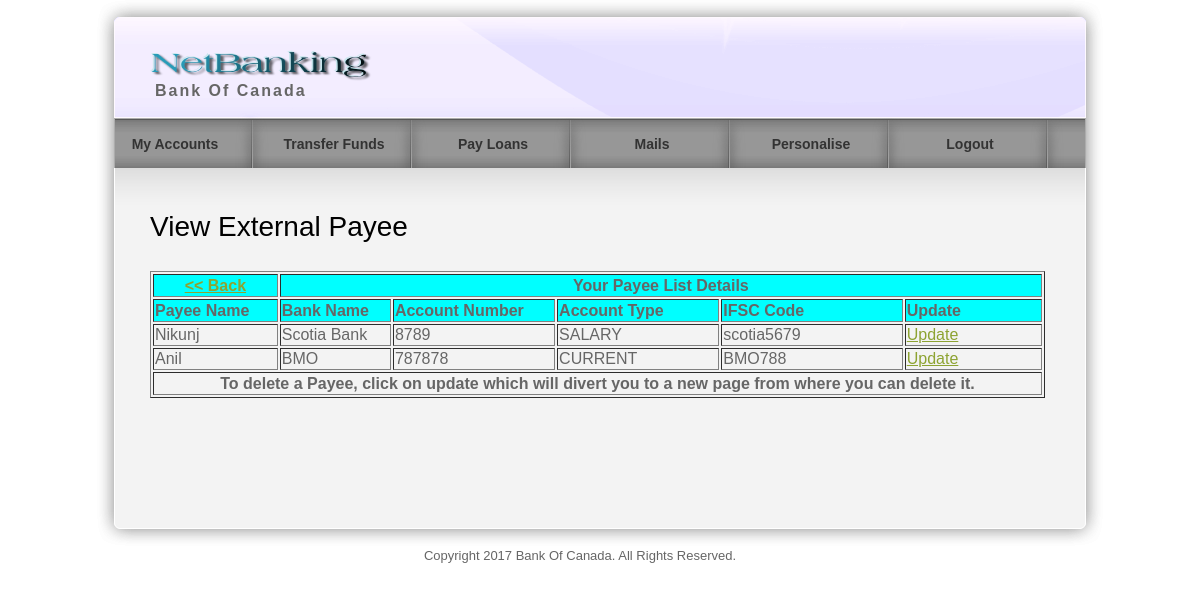
The page /viewexternalpayee.php (signed in) on the database its author committed.
### tables this page shows
CREATE TABLE `registered_payee` (
  `payeeid` int(11) NOT NULL,
  `customerid` int(10) NOT NULL,
  `payeename` varchar(25) NOT NULL,
  `accountnumber` varchar(25) NOT NULL,
  `accounttype` varchar(25) NOT NULL,
  `bankname` varchar(25) NOT NULL,
  `ifsccode` varchar(25) NOT NULL
);

### viewexternalpayee.php (the view, shortened to what this page needs)
<?php
include("header.php");
$result = "";
if(isset($_GET["payeeid"]))
{
	$result = mysql_query("select * from registered_payee WHERE payeeid='$_GET[payeeid]'");
}else{
	$result = mysql_query("select * from registered_payee WHERE customerid='$_SESSION[customerid]'");
}
?>
     <div id="templatemo_main"><span class="main_top"></span>
        <div id="templatemo_content">
       	  <h2>View External Payee</h2>
        	<form id="form1" name="form1" method="post" action="" onsubmit="return validateForm()">
        	  <table width="895" height="54" border="1">
        	    <tr bgcolor="#00FFFF">
        	      <td height="23" align="center"><strong><a href="transferfunds.php">&lt;&lt; Back</a></strong></td>
        	      <td height="23" colspan="5" align="center"><strong>Your Payee List Details</strong></td>
       	        </tr>
        	    <tr bgcolor="#00FFFF">
        	      <td width="106" height="23"><strong>Payee Name</strong></td>
        	      <td width="94"><strong>Bank Name</strong></td>
        	      <td width="139"><strong>Account Number</strong></td>
        	      <td width="139"><strong>Account Type</strong></td>
        	      <td width="156"><strong>IFSC Code</strong></td>
        	      <td width="117"><strong>Update</strong></td>
      	      </tr>
        	    <?php
			  while($arrvar = mysql_fetch_array($result))
			  {
        	   echo " <tr>
        	      <td>$arrvar[payeename]</td>
				   <td>$arrvar[bankname]</td>
        	      <td>$arrvar[accountnumber]</td>
				   <td>$arrvar[accounttype]</td>
				     <td>$arrvar[ifsccode]</td>
        	      <td><a href='addexternalpayee.php?payeeid=$arrvar[payeeid]'>Update</a></td>
      	      </tr>";
			  }
			  ?>
              <td height="23" colspan="6" align="center"><strong>To delete a Payee, click on update which will divert you to a new page from where you can delete it.</strong></td>
      	    </table>
       	  </form>
<div class="cleaner_h50"></div>
        </div>
            <div id="templatemo_sidebar">
              <div class="cleaner_h40"></div>
                <h2>&nbsp;</h2>
</div>
     </div>
    <div id="templatemo_main_bottom"></div>
    <?php
include("footer.php");
?>

### templatemo_style.css (style rules this page uses)
body { margin: 0px; padding: 0px; color: #666; font-family: Helevetica,Arial,sans-serif; font-size: 13px; line-height:1.5em; background-color: #fff; background-repeat: repeat-x; }
a, a:link, a:visited { color: #8da332; }
h2 { font-size: 28px; font-weight: normal; line-height: 28px; margin: 0 0 30px 0; padding: 0; color: #000; }
.cleaner_h40 { clear: both; width:100%; height: 40px; }
.cleaner_h50 { clear: both; width:100%; height: 50px; }
#templatemo_main { position: relative; width: 900px; padding: 45px 55px; background: url(images/templatemo_content.png) repeat-y; }
#templatemo_main .main_top { position: absolute; top: 0; left: 20px; width: 970px; height: 45px; background: url(images/templatemo_content_top.png) no-repeat; }
#templatemo_main_bottom { width: 1010px; height: 40px; background: url(images/templatemo_content_bottom.png) no-repeat; }
#templatemo_content { float: left; width: 560px; }
#templatemo_sidebar { float: right; width: 280px; }

### rows shown on the page
registered_payee: payeename "Nikunj", bankname "Scotia Bank", accountnumber "8789", accounttype "SALARY", ifsccode "scotia5679"
registered_payee: payeename "Anil", bankname "BMO", accountnumber "787878", accounttype "CURRENT", ifsccode "BMO788"
